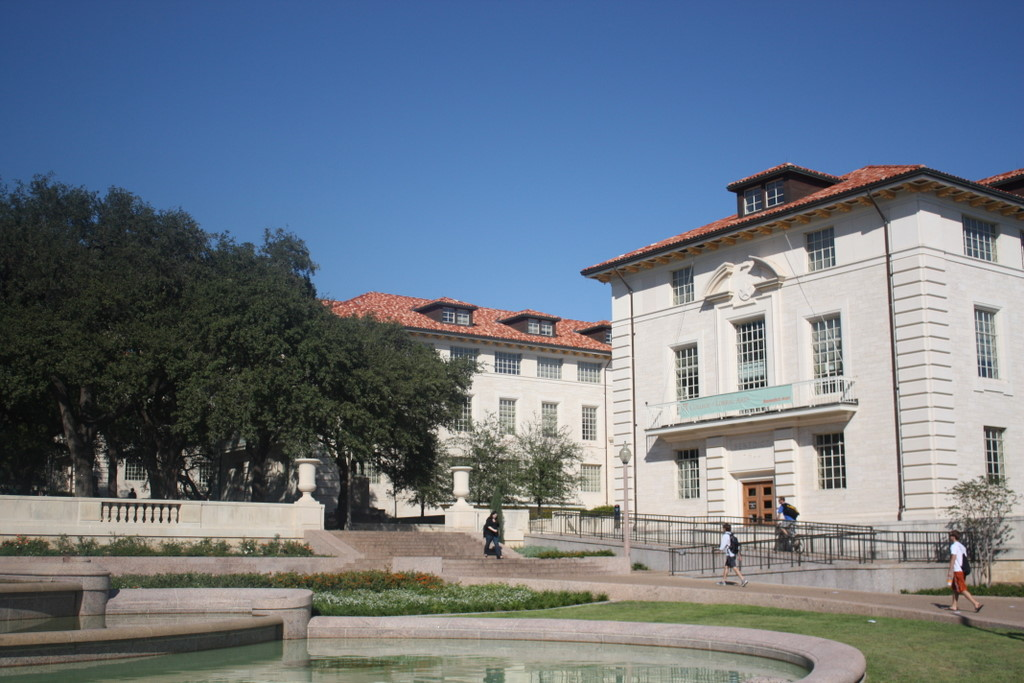
#> input picture uttower_right.jpg, 1024 x 683 px
$ python ImageStitching.py
#> lines starting #> are read from the running program, lines starting #| are printed output that depends on the picture
#!/usr/bin/env python
# coding: utf-8

# In[1]:


import sys
import cv2
import numpy as np
import matplotlib.pyplot as plt


# In[2]:


# Load our images
img2 = cv2.imread("uttower_right.jpg")
#> img2 is the input picture: shape (683, 1024, 3); mean B, G, R 132, 118.9, 107.7
img1 = cv2.imread("large2_uttower_left.jpg")
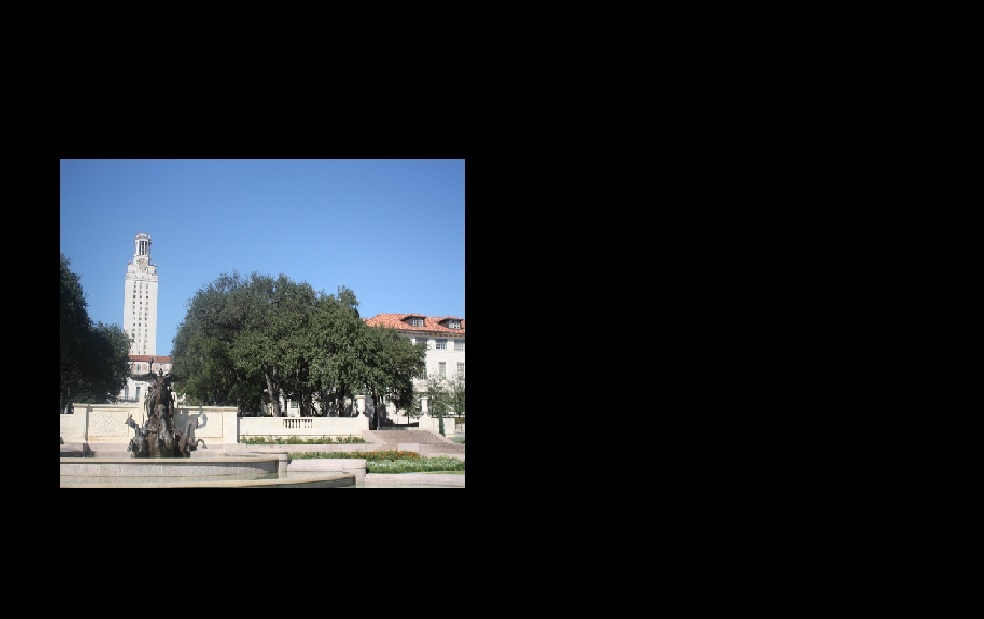
#> input picture large2_uttower_left.jpg, 984 x 619 px
#> img1 is the input picture: shape (619, 984, 3); mean B, G, R 34.9, 30.7, 26.7

img1_gray = cv2.cvtColor(img1, cv2.COLOR_BGR2GRAY)
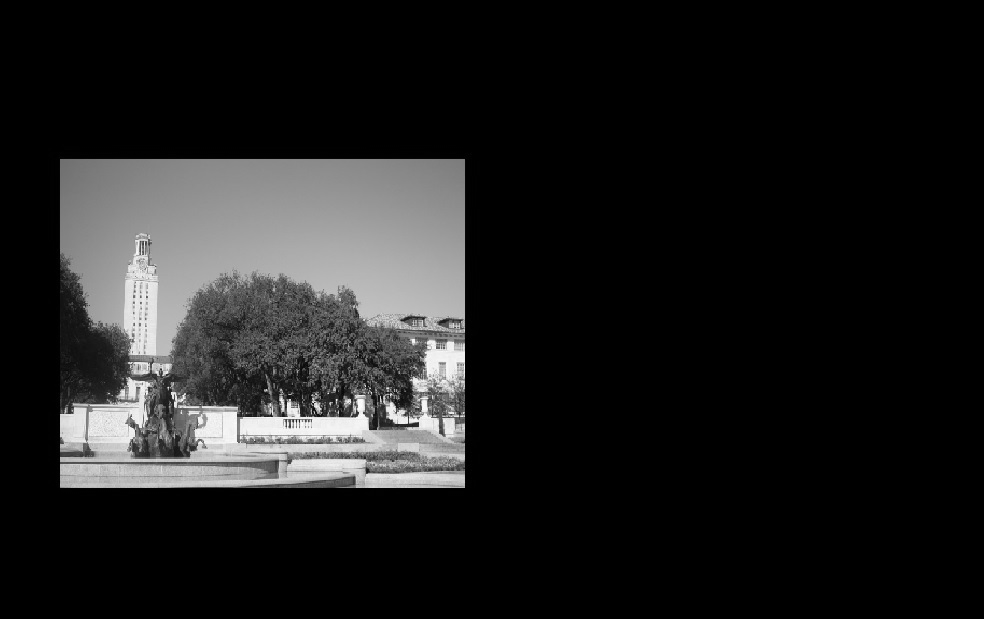
#> img1_gray: shape (619, 984); min 0, max 254, mean 30
img2_gray = cv2.cvtColor(img2, cv2.COLOR_BGR2GRAY)
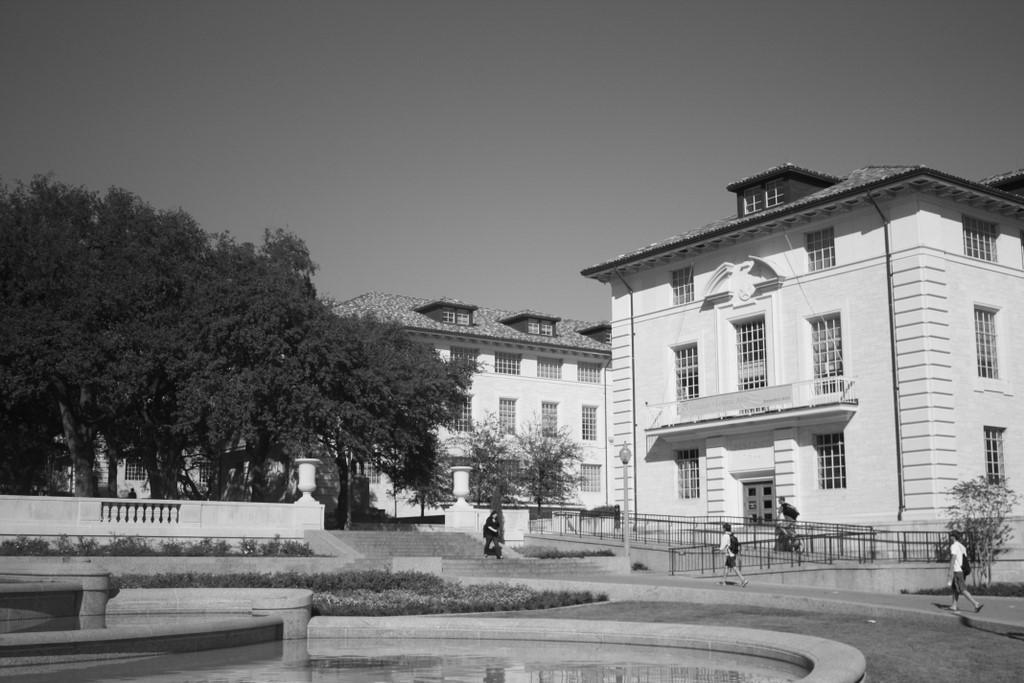
#> img2_gray: shape (683, 1024); min 3, max 253, mean 117

cv2.imshow('half',img1_gray)
cv2.imshow('long',img2_gray)
cv2.waitKey(0)
cv2.destroyAllWindows()


# In[3]:


# Create our ORB detector and detect keypoints and descriptors
orb = cv2.ORB_create(nfeatures=2000)

# Find the key points and descriptors with ORB
keypoints1, descriptors1 = orb.detectAndCompute(img1, None)
#> keypoints1 = 2000 keypoints; strongest (x, y, size): (286, 420, 31), (290, 420, 31), (301, 415, 31), (417, 423, 31)
keypoints2, descriptors2 = orb.detectAndCompute(img2, None)
#> keypoints2 = 2000 keypoints; strongest (x, y, size): (751, 385, 31), (762, 383, 31), (443, 516, 31), (425, 514, 37.2)


# In[4]:


cv2.imshow("keypoints of img1",cv2.drawKeypoints(img1, keypoints1, None, (255, 0, 255)))
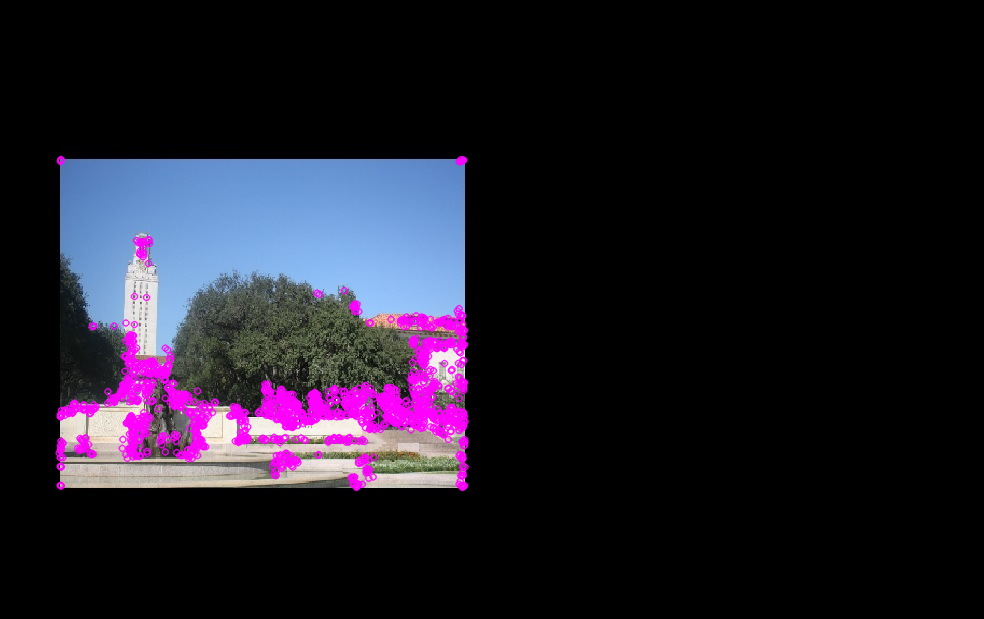
#> window 'keypoints of img1': shape (619, 984, 3); mean B, G, R 38.6, 26.6, 30.1
cv2.imshow("keypoints of img2",cv2.drawKeypoints(img2, keypoints2, None, (255, 0, 255)))
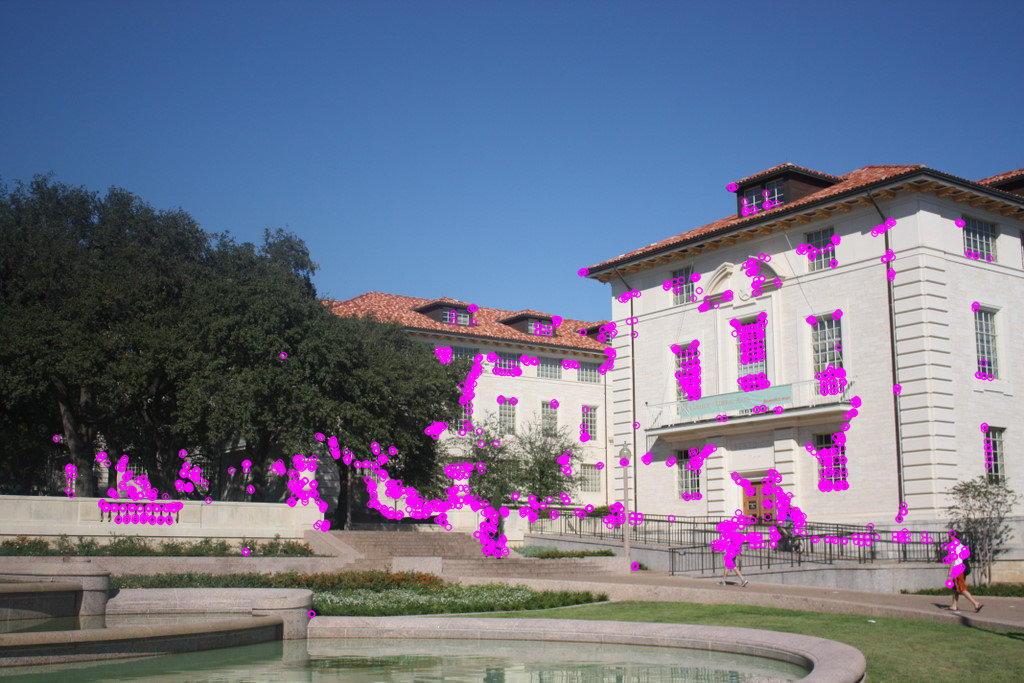
#> window 'keypoints of img2': shape (683, 1024, 3); mean B, G, R 136.5, 114.6, 111.9
cv2.waitKey(0)
cv2.destroyAllWindows()


# In[5]:


# Create a BFMatcher object.
# It will find all of the matching keypoints on two images
bf = cv2.BFMatcher_create(cv2.NORM_HAMMING)

# Find matching points
matches = bf.knnMatch(descriptors1, descriptors2,k=2)
#> matches = 2000 matches


# In[6]:


def draw_matches(img1, keypoints1, img2, keypoints2, matches):
    r, c = img1.shape[:2]
    r1, c1 = img2.shape[:2]

    # Create a blank image with the size of the first image + second image
    output_img = np.zeros((max([r, r1]), c+c1, 3), dtype='uint8')
    output_img[:r, :c, :] = np.dstack([img1, img1, img1])
    output_img[:r1, c:c+c1, :] = np.dstack([img2, img2, img2])

    # Go over all of the matching points and extract them
    for match in matches:
        img1_idx = match.queryIdx
        img2_idx = match.trainIdx
        (x1, y1) = keypoints1[img1_idx].pt
        (x2, y2) = keypoints2[img2_idx].pt

    # Draw circles on the keypoints
    cv2.circle(output_img, (int(x1),int(y1)), 4, (0, 255, 255), 1)
    cv2.circle(output_img, (int(x2)+c,int(y2)), 4, (0, 255, 255), 1)

    # Connect the same keypoints
    cv2.line(output_img, (int(x1),int(y1)), (int(x2)+c,int(y2)), (0, 255, 255), 1)

    return output_img


# In[7]:


all_matches = []
for m, n in matches:
    all_matches.append(m)
#> after the loop, all_matches = 2000 matches

img3 = draw_matches(img1_gray, keypoints1, img2_gray, keypoints2, all_matches[:30])
#> the loop in draw_matches, `for match in matches:` made 30 passes
#> (img2_idx, x1, y1, x2, y2) on passes 1 to 12: (1788, 60, 161, 298.6, 483.7), (948, 462, 442, 770.4, 481), (730, 462, 487, 488.4, 513.6), (184, 464, 382, 824, 452), (1159, 353, 484, 102, 502.8), (355, 436, 383, 453, 313), (1681, 464, 485, 460.3, 487.7), (1595, 147, 384, 836.1, 241.4), (10, 197, 444, 766, 384), (1703, 427, 346, 475.3, 368.3), (1480, 60, 485, 532.9, 360.8), (1755, 151, 386, 376.2, 468.8)
#> in draw_matches, `cv2.circle(output_img, (int(x1),int(y1)), 4, (0, 255, 255), 1)`: output_img: shape (683, 2008, 3); mean of channels 0, 1, 2 73, 73, 73
#> in draw_matches, `cv2.circle(output_img, (int(x2)+c,int(y2)), 4, (0, 255, 255), 1)`: output_img: shape (683, 2008, 3); mean of channels 0, 1, 2 73, 73, 73
#> in draw_matches, `cv2.line(output_img, (int(x1),int(y1)), (int(x2)+c,int(y2)), (0, 255, ..`:
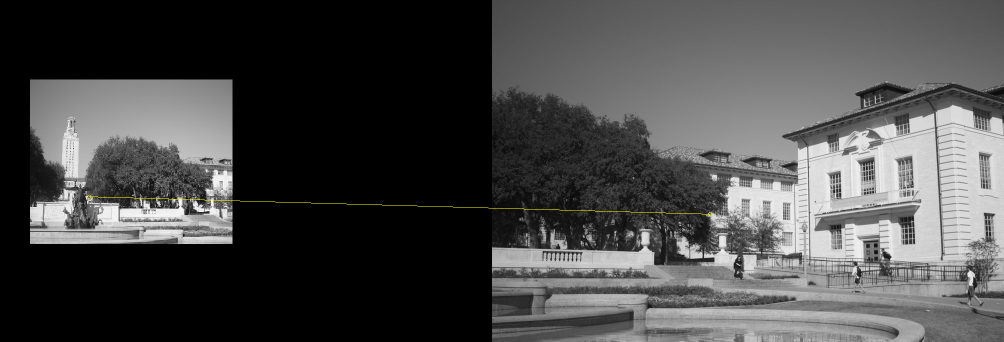
#> output_img: shape (683, 2008, 3) (shown at 1/2 size); mean of channels 0, 1, 2 73, 73.2, 73.2; drawn as B, G, R
cv2.imshow("matches between img1 and img2",img3)
cv2.waitKey(0)
cv2.destroyAllWindows()


# In[8]:


# Finding the best matches
good = []
for m, n in matches:
    if m.distance < 0.6 * n.distance:
        good.append(m)
#> after the loop, good = 34 matches


# In[9]:


def warpImages(img1, img2, H):

    rows1, cols1 = img1.shape[:2]
    rows2, cols2 = img2.shape[:2]

    list_of_points_1 = np.float32([[0,0], [0, rows1],[cols1, rows1], [cols1, 0]]).reshape(-1, 1, 2)
    temp_points = np.float32([[0,0], [0,rows2], [cols2,rows2], [cols2,0]]).reshape(-1,1,2)

    # When we have established a homography we need to warp perspective
    # Change field of view
    list_of_points_2 = cv2.perspectiveTransform(temp_points, H)

    list_of_points = np.concatenate((list_of_points_1,list_of_points_2), axis=0)

    [x_min, y_min] = np.int32(list_of_points.min(axis=0).ravel() - 0.5)
    [x_max, y_max] = np.int32(list_of_points.max(axis=0).ravel() + 0.5)

    translation_dist = [-x_min,-y_min]

    H_translation = np.array([[1, 0, translation_dist[0]], [0, 1, translation_dist[1]], [0, 0, 1]])

    output_img = cv2.warpPerspective(img2, H_translation.dot(H), (x_max-x_min, y_max-y_min))
    output_img[translation_dist[1]:rows1+translation_dist[1], translation_dist[0]:cols1+translation_dist[0]] = img1

    return output_img


# In[ ]:


# Set minimum match condition
MIN_MATCH_COUNT = 10

if len(good) > MIN_MATCH_COUNT:
    # Convert keypoints to an argument for findHomography
    src_pts = np.float32([ keypoints1[m.queryIdx].pt for m in good]).reshape(-1,1,2)
#> src_pts = 34 rows, first 8: [425, 355], [420, 402], [353, 404], [391, 403], [404, 411], [418, 399], [417, 426], [403, 415]
    dst_pts = np.float32([ keypoints2[m.trainIdx].pt for m in good]).reshape(-1,1,2)
#> dst_pts = 34 rows, first 8: [468.6, 381.5], [450, 474.9], [290.3, 472.8], [383.6, 474.9], [412.6, 491.4], [447.9, 468.6], [442.4, 521.9], [410.6, 499.7]

    # Establish a homography
    M, _ = cv2.findHomography(src_pts, dst_pts, cv2.RANSAC,5.0)
#> M = [[1.72, -0.533, -197.6], [0.193, 0.839, -89.3], [0.000285, -0.00107, 1]]

    result = warpImages(img2, img1, M)
#> in warpImages, `list_of_points_2 = cv2.perspectiveTransform(temp_points, H)`: list_of_points_2 = [[-197.6, -89.3], [-1549.1, 1262.6], [1880.6, 997.6], [1169.5, 78.54]]
#> in warpImages, `list_of_points = np.concatenate((list_of_points_1,list_of_points_2), a..`: list_of_points = [[0, 0], [0, 683], [1024, 683], [1024, 0], [-197.6, -89.3], [-1549.1, 1262.6], [1880.6, 997.6], [1169.5, 78.54]]
#> in warpImages, `[x_min, y_min] = np.int32(list_of_points.min(axis=0).ravel() - 0.5)`: x_min = -1549; y_min = -89
#> in warpImages, `[x_max, y_max] = np.int32(list_of_points.max(axis=0).ravel() + 0.5)`: x_max = 1881; y_max = 1263
#> in warpImages, `translation_dist = [-x_min,-y_min]`: translation_dist = [1549, 89]
#> in warpImages, `H_translation = np.array([[1, 0, translation_dist[0]], [0, 1, translat..`: H_translation = [[1, 0, 1549], [0, 1, 89], [0, 0, 1]]
#> in warpImages, `output_img[translation_dist[1]:rows1+translation_dist[1], translation_..`:
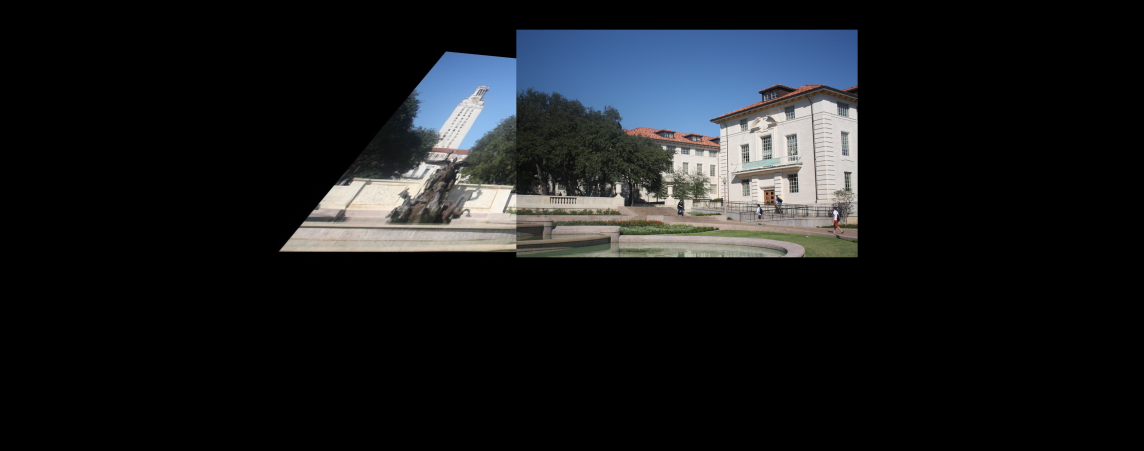
#> output_img: shape (1352, 3430, 3) (shown at 1/3 size); mean B, G, R 28.6, 26.3, 24.3

    cv2.namedWindow("output", cv2.WINDOW_NORMAL)                # Resize image
    cv2.imshow("output", result)                                # Show image
    cv2.imwrite('./FinalMergedOutput.png',result)
    cv2.waitKey(0)
    cv2.destroyAllWindows()
